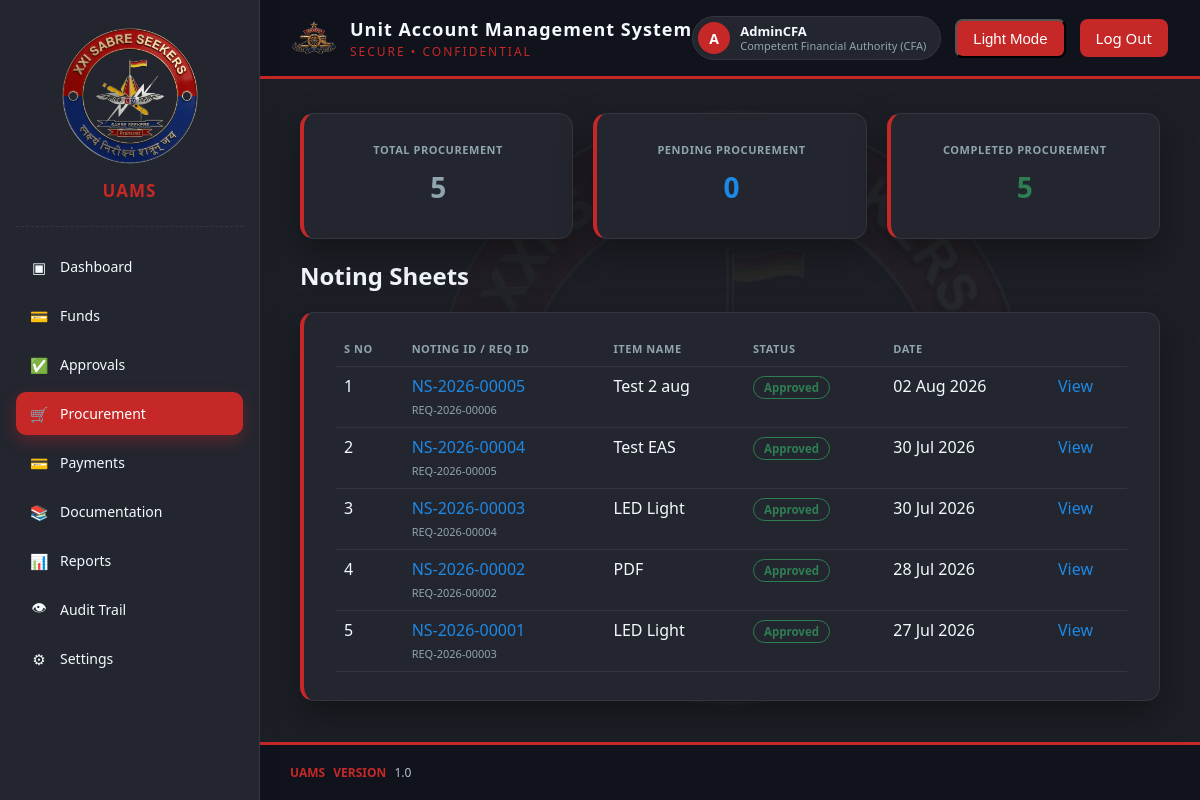
The app's page /procurement/ (signed in) with its own data.
### authentication/models.py (models this page shows)
class User(AbstractUser):
    ROLE_CHOICES = [
        ('HEAD_CLERK', 'Head Clerk'),
        ('ACCOUNTS_CLERK', 'Accounts Clerk'),
        ('ACCOUNTS_JCO', 'Accounts JCO'),
        ('ACCOUNTS_OFFICER', 'Accounts Officer'),
        ('CFA', 'Competent Financial Authority (CFA)'),
        ('ADMINISTRATOR', 'Administrator'),
    ]
    STATUS_CHOICES = [
        ('ACTIVE', 'Active'),
        ('SUSPENDED', 'Suspended'),
        ('INACTIVE', 'Inactive'),
    ]
    id = models.UUIDField(primary_key=True, default=uuid.uuid4, editable=False)
    role = models.CharField(max_length=30, choices=ROLE_CHOICES, default='ACCOUNTS_CLERK')
    status = models.CharField(max_length=20, choices=STATUS_CHOICES, default='ACTIVE')
    class Meta:
        db_table = 'uams_users'

### procurement/models.py (models this page shows, shortened)
class NotingSheet(models.Model):
    WORKFLOW_CHOICES = [
        ("DRAFT", "Draft"),
        ("PENDING_AO", "Pending Account Officer"),   # legacy, unreachable
        ("AO_DENIED", "Returned by Account Officer"),  # legacy, unreachable
        ("PENDING_CFA", "Pending CFA"),
        ("CFA_DENIED", "Returned by CFA"),
        ("APPROVED", "Approved"),
    ]
    DECISION_CHOICES = [
        ("PENDING", "Pending"),
        ("APPROVED", "Approved"),
        ("DENIED", "Denied"),
    ]
    noting_id = models.CharField(max_length=30, unique=True, editable=False)
    requirement = models.OneToOneField(
        "requirements_mgmt.Requirement",
        on_delete=models.PROTECT,
        related_name="noting_sheet",
    )
    file_no = models.CharField(max_length=100)
    branch = models.CharField(max_length=100, default="Acct Branch")
    sheet_no = models.CharField(max_length=50, default="One of One")
    dated = models.DateField()
    financial_year = models.CharField(max_length=20, help_text="e.g. 2026-27")
    paragraph_1 = models.CharField(max_length=500, verbose_name="Paragraph 1 (Purport / Subject)")
    paragraph_2 = models.TextField(max_length=1000, verbose_name="Paragraph 2 (Requirement / Justification)")
    amount_allotted = models.DecimalField(max_digits=15, decimal_places=2, default=0)
    amount_released = models.DecimalField(max_digits=15, decimal_places=2, default=0)
    amount_expended = models.DecimalField(max_digits=15, decimal_places=2, default=0)
    remarks = models.CharField(max_length=500, blank=True)
    approval_recipient = models.CharField(
        max_length=100, blank=True,
        help_text='Free text, e.g. "CFA (CO)" — who this is being sent to.',
    )
    created_by = models.ForeignKey(
        "authentication.User", on_delete=models.PROTECT, related_name="noting_sheets_created"
    )
    created_at = models.DateTimeField(auto_now_add=True)
    updated_at = models.DateTimeField(auto_now=True)
    workflow_status = models.CharField(max_length=20, choices=WORKFLOW_CHOICES, default="DRAFT")
    ao_status = models.CharField(max_length=10, choices=DECISION_CHOICES, default="PENDING")
    ao_remarks = models.TextField(blank=True, null=True)
    ao_acted_by = models.ForeignKey(
        "authentication.User", on_delete=models.SET_NULL, null=True, blank=True,
        related_name="noting_sheets_ao_reviewed",
    )
    ao_acted_at = models.DateTimeField(null=True, blank=True)
    cfa_status = models.CharField(max_length=10, choices=DECISION_CHOICES, default="PENDING")
    cfa_remarks = models.TextField(blank=True, null=True)
    cfa_acted_by = models.ForeignKey(
        "authentication.User", on_delete=models.SET_NULL, null=True, blank=True,
        related_name="noting_sheets_cfa_reviewed",
    )
    cfa_acted_at = models.DateTimeField(null=True, blank=True)
    class Meta:
        db_table = "proc_noting_sheets"
        ordering = ["-created_at"]
        verbose_name = "Noting Sheet"
        verbose_name_plural = "Noting Sheets"
    @property
    def item_name(self):
        first_item = self.items.first()
        return first_item.description if first_item else self.requirement.item_name
    @property
    def simple_approval_status(self):
        if self.workflow_status == "APPROVED":
            return "Approved"
        if self.workflow_status in ("AO_DENIED", "CFA_DENIED"):
            return "Declined"
        return "Pending"

### requirements_mgmt/models.py (models this page shows, shortened)
class Requirement(models.Model):
    WORKFLOW_CHOICES = [
        ("DRAFT", "Draft"),
        ("PENDING_AO", "Pending Account Officer"),
        ("AO_DENIED", "Returned by Account Officer"),
        ("PENDING_CFA", "Pending CFA"),
        ("CFA_DENIED", "Returned by CFA"),
        ("APPROVED", "Approved"),
    ]
    DECISION_CHOICES = [
        ("PENDING", "Pending"),
        ("APPROVED", "Approved"),
        ("DENIED", "Denied"),
    ]
    PURCHASE_MODE_CHOICES = [
        ("GEM", "GeM"),
        ("LOCAL", "Local"),
    ]
    PRIORITY_CHOICES = [
        ("LOW", "Low"),
        ("MEDIUM", "Medium"),
        ("HIGH", "High"),
    ]
    requirement_id = models.CharField(max_length=30, unique=True, editable=False)
    item_name = models.CharField(max_length=250)
    category = models.CharField(max_length=250)
    quantity = models.PositiveIntegerField()
    purpose = models.CharField(max_length=250)
    estimated_cost = models.CharField(max_length=250)
    cost_per_unit = models.CharField(max_length=250, blank=True, null=True)
    demanded_by = models.CharField(max_length=250, help_text="Who this item is being demanded for")
    fund_head = models.ForeignKey(
        "masterdata.FundHead",
        on_delete=models.PROTECT,
        related_name="requirements",
        null=True,
        blank=True,
    )
    sub_head = models.ForeignKey(
        "masterdata.SubHead",
        on_delete=models.PROTECT,
        related_name="requirements",
        null=True,
        blank=True,
    )
    purchase_mode = models.CharField(max_length=10, choices=PURCHASE_MODE_CHOICES)
    priority = models.CharField(max_length=10, choices=PRIORITY_CHOICES, default="MEDIUM")
    attachment = models.FileField(
        upload_to="requirement_attachments/%Y/%m/",
        blank=True,
        null=True,
        validators=[validate_attachment_size],
    )
    raised_by = models.ForeignKey(
        "authentication.User", on_delete=models.PROTECT, related_name="requirements_raised"
    )
    created_at = models.DateTimeField(auto_now_add=True)
    updated_at = models.DateTimeField(auto_now=True)
    workflow_status = models.CharField(max_length=20, choices=WORKFLOW_CHOICES, default="DRAFT")
    ao_status = models.CharField(max_length=10, choices=DECISION_CHOICES, default="PENDING")
    ao_remarks = models.TextField(blank=True, null=True)
    ao_acted_by = models.ForeignKey(
        "authentication.User", on_delete=models.SET_NULL, null=True, blank=True,
        related_name="requirements_ao_reviewed",
    )
    ao_acted_at = models.DateTimeField(null=True, blank=True)
    cfa_status = models.CharField(max_length=10, choices=DECISION_CHOICES, default="PENDING")
    cfa_remarks = models.TextField(blank=True, null=True)
    cfa_acted_by = models.ForeignKey(
        "authentication.User", on_delete=models.SET_NULL, null=True, blank=True,
        related_name="requirements_cfa_reviewed",
    )
    cfa_acted_at = models.DateTimeField(null=True, blank=True)
    class Meta:
        db_table = "req_requirements"
        ordering = ["-created_at"]
        verbose_name = "Requirement"
        verbose_name_plural = "Requirements"

### procurement/views.py (the view)
# urls.py: path('', views.procurement_dashboard, name='procurement_dashboard'),
@login_required
def procurement_dashboard(request):
    noting_sheets = NotingSheet.objects.select_related("requirement").order_by("-created_at")
    context = {
        "noting_sheets": noting_sheets,
        "total_count": noting_sheets.count(),
        "pending_count": noting_sheets.exclude(workflow_status="APPROVED").count(),
        "completed_count": noting_sheets.filter(workflow_status="APPROVED").count(),
        "role": request.user.role,
        "active_nav": "procurement",
    }
    return render(request, "procurement/procurement_dashboard.html", context)

### templates/procurement/procurement_dashboard.html (shortened to what this page needs)
{% load static %}
<!DOCTYPE html>
<html lang="en">
<head>
  <link rel="stylesheet" href="{% static 'css/style.css' %}">
  <link rel="stylesheet" href="{% static 'css/requirement_form.css' %}">
</head>
<body>
<div class="app-layout">
  {% include 'partials/sidebar.html' with active_nav='procurement' %}
  <div class="main-content">
{% include 'partials/header.html' with active_nav='procurement' %}
    <div class="dashboard-shell">
      <div class="stat-row">
        <div class="card" style="text-align:center;">
          <span class="rf-label">Total Procurement</span>
          <p style="font-size:28px; font-weight:700; margin:8px 0 0;">{{ total_count }}</p>
        </div>
        <div class="card" style="text-align:center;">
          <span class="rf-label">Pending Procurement</span>
          <p style="font-size:28px; font-weight:700; margin:8px 0 0; color:var(--accent-blue);">{{ pending_count }}</p>
        </div>
        <div class="card" style="text-align:center;">
          <span class="rf-label">Completed Procurement</span>
          <p style="font-size:28px; font-weight:700; margin:8px 0 0; color:#2E7D53;">{{ completed_count }}</p>
        </div>
      </div>
      <div class="section-head-row">
        <h2>Noting Sheets</h2>
      </div>
      <div class="card">
        <div class="rf-table-wrap">
          <table class="item-table">
            <thead>
              <tr>
                <th>S No</th>
                <th>Noting ID / Req ID</th>
                <th>Item Name</th>
                <th>Status</th>
                <th>Date</th>
                <th></th>
              </tr>
            </thead>
            <tbody>
              {% for ns in noting_sheets %}
                <tr>
                  <td>{{ forloop.counter }}</td>
                  <td>
                    <a href="{% url 'noting_sheet_detail' ns.pk %}" style="color:var(--accent-blue); text-decoration:none;">{{ ns.noting_id }}</a>
                    <br><span style="color:var(--text-secondary); font-size:11px;">{{ ns.requirement.requirement_id }}</span>
                  </td>
                  <td>{{ ns.item_name }}</td>
                  <td><span class="badge badge-{{ ns.simple_approval_status|lower }}">{{ ns.simple_approval_status }}</span></td>
                  <td>{{ ns.created_at|date:"d M Y" }}</td>
                  <td><a href="{% url 'noting_sheet_detail' ns.pk %}" style="color:var(--accent-blue); text-decoration:none;">View</a></td>
                </tr>
              {% empty %}
                <tr><td colspan="6" style="text-align:center; color:var(--text-secondary);">No noting sheets yet.</td></tr>
              {% endfor %}
            </tbody>
          </table>
        </div>
      </div>
    </div>
  {% include 'partials/footer.html' with active_nav='procurement' %}
  </div>
</div>
</body>
</html>

### templates/partials/header.html
{% load static %}
<div class="topbar">
      <div class="brand">
        <img src="{% static 'images/main-logo.png' %}" alt="Unit Crest" class="brand-icon">
        <div>
          <h1>Unit Account Management System</h1>
           <p class="tagline">SECURE &bull; CONFIDENTIAL</p>
        </div>
      </div>
      <div class="topbar-right">
        <div class="profile-chip">
          <span class="profile-avatar">{{ user.username|slice:":1"|upper }}</span>
          <span class="profile-info">
            <span class="profile-name">{{ user.username }}</span>
            <span class="profile-role">{{ user.get_role_display }}</span>
          </span>
        </div>
        <button id="theme-toggle-btn" class="theme-toggle">Light Mode</button>
        <a href="{% url 'logout' %}" class="theme-toggle" style="text-decoration:none;">Log Out</a>
      </div>
    </div>

### static/css/requirement_form.css (style rules this page uses)
.rf-table-wrap { overflow-x: auto; }
.item-table { width: 100%; border-collapse: collapse; min-width: 720px; }
.item-table thead th { text-align: left; font-size: 11px; font-weight: 700; text-transform: uppercase; letter-spacing: 0.05em; color: var(--text-secondary); padding: 0 8px 10px; border-bottom: 1px solid var(--border); }
.item-table td { padding: 8px; vertical-align: top; border-bottom: 1px solid var(--border); }
.rf-label { display: block; font-size: 11px; font-weight: 700; text-transform: uppercase; letter-spacing: 0.05em; color: var(--text-secondary); }
.rf-label + p { margin: 4px 0 14px; font-size: 14px; }
.badge { display: inline-block; padding: 3px 10px; border-radius: 12px; font-size: 11.5px; font-weight: 600; border: 1px solid var(--border); color: var(--text-primary); }
.badge-approved { border-color: #2E7D53; color: #2E7D53; }

### records on screen
User: username "A", username "AdminCFA", role "Competent Financial Authority (CFA)"
NotingSheet: noting_id "NS-2026-00005", requirement.requirement_id "REQ-2026-00006", item_name "Test 2 aug", simple_approval_status "Approved", created_at "02 Aug 2026"
NotingSheet: noting_id "NS-2026-00004", requirement.requirement_id "REQ-2026-00005", item_name "Test EAS", simple_approval_status "Approved", created_at "30 Jul 2026"
NotingSheet: noting_id "NS-2026-00003", requirement.requirement_id "REQ-2026-00004", item_name "LED Light", simple_approval_status "Approved", created_at "30 Jul 2026"
NotingSheet: noting_id "NS-2026-00002", requirement.requirement_id "REQ-2026-00002", item_name "PDF", simple_approval_status "Approved", created_at "28 Jul 2026"
NotingSheet: noting_id "NS-2026-00001", requirement.requirement_id "REQ-2026-00003", item_name "LED Light", simple_approval_status "Approved", created_at "27 Jul 2026"

### other values on screen
{{ total_count }} "5"
{{ pending_count }} "0"
{{ completed_count }} "5"
